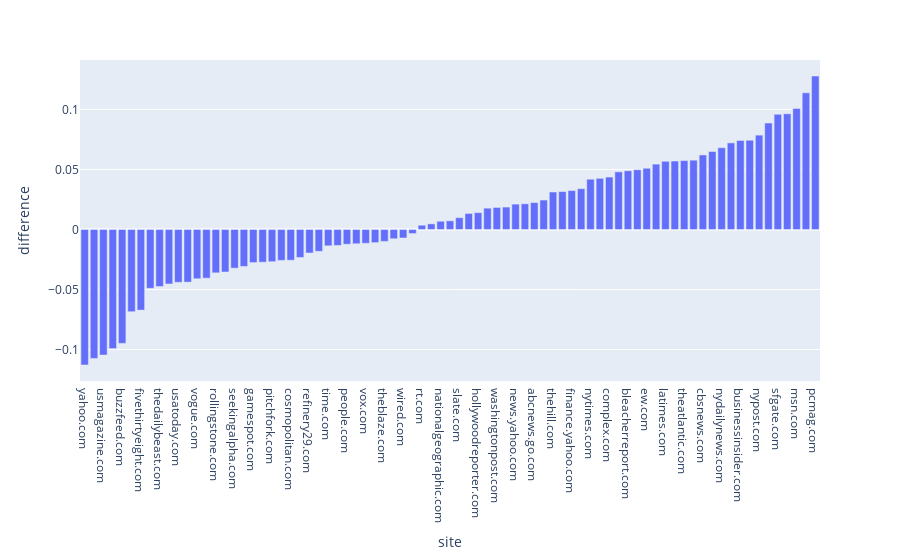

The notebook cell saved with this chart:
### Code cell
import plotly.express as px
df = polarity_comparison[polarity_comparison['country_of_pub']=='USA']
df = df.sort_values(by = 'difference', ascending = True)
fig = px.bar(df, x = 'site', y ='difference')
fig.show()

### Figure 1 — Plotly figure (JSON) as saved in the notebook; plotly's stock layout.template omitted (floating-point values rounded to 4 significant figures)
{"data": [{"alignmentgroup": "True", "hovertemplate": "site=%{x}<br>difference=%{y}<extra></extra>", "legendgroup": "", "marker": {"color": "#636efa"}, "name": "", "offsetgroup": "", "orientation": "v", "showlegend": false, "textposition": "auto", "type": "bar", "x": ["yahoo.com", "salon.com", "usmagazine.com", "littlethings.com", "buzzfeed.com", "dailycaller.com", "fivethirtyeight.com", "newsmax.com", "thedailybeast.com", "msnbc.com", "usatoday.com", "realclearpolitics.com", "vogue.com", "eonline.com", "rollingstone.com", "politico.com", "seekingalpha.com", "ign.com", "gamespot.com", "forbes.com", "pitchfork.com", "cnbc.com", "cosmopolitan.com", "breitbart.com", "refinery29.com", "mashable.com", "time.com", "digitaltrends.com", "people.com", "tmz.com", "vox.com", "marketwatch.com", "theblaze.com", "bloomberg.com", "wired.com", "nbcnews.com", "rt.com", "lifehacker.com", "nationalgeographic.com", "realsimple.com", "slate.com", "nbcsports.com", "hollywoodreporter.com", "sports.yahoo.com", "washingtonpost.com", "vice.com", "news.yahoo.com", "npr.org", "abcnews.go.com", "si.com", "thehill.com", "rawstory.com", "finance.yahoo.com", "chicagotribune.com", "nytimes.com", "wsj.com", "complex.com", "cbssports.com", "bleacherreport.com", "cnet.com", "ew.com", "gizmodo.com", "latimes.com", "espncricinfo.com", "theatlantic.com", "ksl.com", "cbsnews.com", "foxnews.com", "nydailynews.com", "theverge.com", "businessinsider.com", "health.com", "nypost.com", "reuters.com", "sfgate.com", "chron.com", "msn.com", "howtogeek.com", "pcmag.com"], "xaxis": "x", "y": [-0.1128, -0.1074, -0.1046, -0.09921, -0.09486, -0.06848, -0.06713, -0.04899, -0.04749, -0.04541, -0.04398, -0.04384, -0.04103, -0.04053, -0.03612, -0.0354, -0.03222, -0.03076, -0.02757, -0.02723, -0.02683, -0.02575, -0.02561, -0.02332, -0.01958, -0.01817, -0.0136, -0.01329, -0.01228, -0.0119, -0.01148, -0.01093, -0.009925, -0.00773, -0.007071, -0.003383, 0.003555, 0.004658, 0.006877, 0.007232, 0.009828, 0.01337, 0.01401, 0.01774, 0.01835, 0.01867, 0.02113, 0.02141, 0.0224, 0.02451, 0.03122, 0.03158, 0.03241, 0.03398, 0.04187, 0.04258, 0.04367, 0.04799, 0.04891, 0.04978, 0.051, 0.05444, 0.0568, 0.05703, 0.05739, 0.05772, 0.06208, 0.06493, 0.06811, 0.07211, 0.07415, 0.07434, 0.07858, 0.08865, 0.09595, 0.09636, 0.1008, 0.1138, 0.1278], "yaxis": "y"}], "layout": {"barmode": "relative", "legend": {"tracegroupgap": 0}, "margin": {"t": 60}, "xaxis": {"anchor": "y", "domain": [0, 1], "title": {"text": "site"}}, "yaxis": {"anchor": "x", "domain": [0, 1], "title": {"text": "difference"}}}}
